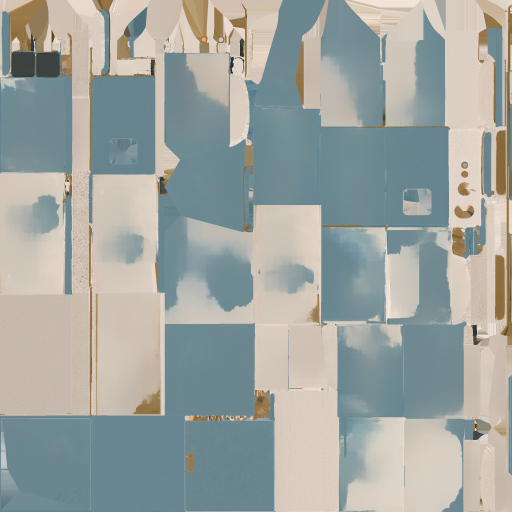
#> input picture tools/decokit/art/cabinet/atlas_0.png, 1024 x 1024 px (shown at 1/2 size)
$ python cabinet_tex.py
#> lines starting #> are read from the running program, lines starting #| are printed output that depends on the picture
### tools/decokit/ground_tex.py
"""Ground textures at the budget (brief 026 round 1, Vela): the old DecoKit's asphalt, granite kerb, gutter setts, paving flags and lawn,
ported from the store's derived sheets (SourceArt/DecoKit/Textures/derived, read-only) to the sizes the Air can afford, recoloured to the
26 Sep paintings, plus a park path made here. No bpy: python3 tools/decokit/ground_tex.py [out_dir]  (run.ts runs it before Blender).

Writes <out_dir>/ground_<role>_v1[_normal|_mask].png, the detail pair ground_asphalt_detail_v1[_normal].png, each with a .meta (a guid derived
from the file name, so the same input gives the same bytes; sRGB, normal-map type, BC7 / BC5 on Standalone, aniso 16) and ground.json (the
role table: file sizes, texels, BC7-with-mips MiB, tile metres, colours measured before and after). The budget is a table in this file.

Maps (Unity URP Lit, as the old kit): albedo sRGB; _normal OpenGL tangent (green up); _mask = R metallic 0, G occlusion, A smoothness
(the old pave sheets' packing, read as _MetallicGlossMap + _OcclusionMap). Sheets are periodic, so a mesh with UV = world metres / tile tiles seamlessly.

Colour: the sources were graded for the old city's HDRI. Each is moved (power curve per channel, so contrast and hue structure stay) to the mean of
the painting it must match: the 26 Sep mission block's road #797374 / #696970, its paving #D3CAB5..#E2D4C0, kerb and gutter paler and warmer than the
old blue-grey granite (the paintings' kerb is the pavement stone), lawn a green in the palms-and-hedges family (hue 108, brief 048). TARGET below holds each hex and why.
"""

import hashlib
import json
import math
import os
import sys
from pathlib import Path

import numpy as np
from PIL import Image

sys.path.insert(0, str(Path(__file__).parent))
from unity_mats import tex_guid  # noqa: E402  (no bpy there)

REPO = Path(__file__).resolve().parents[2]
STORE = Path(os.environ.get("SUBORNED_STORE", "~/Projects/the-suborned-store")).expanduser() / "source-art/DecoKit/Textures"
DER = STORE / "derived"
OUT = Path(sys.argv[1] if len(sys.argv) > 1 else os.environ.get("DECOKIT_GROUND") or REPO / "out/decokit-ground")

# name -> (target mean sRGB hex of the albedo, why)
TARGET = {
    "asphalt": ("#79757A", "painting road samples #797374 / #696970: warm-leaning violet grey; the old sheet was #807B74"),
    "kerb": ("#D0C9BB", "the paintings' kerb is the pavement stone, a touch greyer for form; the old granite was blue-grey #A2A9B7"),
    "gutter": ("#8D8A88", "darker than the kerb, a trace of the old setts' blue (#738497) kept so the kerb line reads"),
    "pavement": ("#D5CBB8", "painting paving #D3CAB5 / #CCBEAC / #E2D4C0; the old flags were #DFD5C7"),
    "lawn": ("#64875A", "hue 108 (brief 048, Glint: the long view sampled hue 71, olive; the old #74875A sat at hue 85): same value and saturation, hue turned toward the palms and hedges. Before: painted foliage olive, less saturated (round 2): the old #638449 and round 1 #6D8A4B read loud; stripes softened to 45 percent in lawn_soften"),
    "path": ("#D8CAAB", "warm sand hoggin, one step darker than the paving so a path reads against it"),
}

# role -> list of (suffix, size (w, h), kind) ; kind: a (albedo) n (normal) m (mask). Texels * 4/3 (mips) * 1 byte (BC7 / BC5).
PLAN = {
    "asphalt": dict(tile=(16.0, 16.0), src="asphalt_road_v1", maps=[("", (2048, 2048), "a"), ("_normal", (512, 512), "n"), ("_mask", (512, 512), "m")]),
    "asphalt_detail": dict(tile=(1.5, 1.5), src="asphalt_fine_v1", maps=[("", (512, 512), "da"), ("_normal", (1024, 1024), "n")]),
    "kerb": dict(tile=(0.5, 0.5), src="granite_kerb_v1", maps=[("", (512, 512), "a"), ("_normal", (512, 512), "n"), ("_mask", (256, 256), "m")]),
    "gutter": dict(tile=(4.0, 0.375), src="gutter_setts_v1", maps=[("", (2048, 192), "a"), ("_normal", (2048, 192), "n"), ("_mask", (2048, 192), "m")]),
    "pavement": dict(tile=(4.0, 4.0), src="pave_flags_v1", maps=[("", (2048, 2048), "a"), ("_normal", (1024, 1024), "n"), ("_mask", (512, 512), "m")]),
    "lawn": dict(tile=(8.0, 8.0), src="lawn_v1", maps=[("", (1536, 1536), "a"), ("_normal", (512, 512), "n")]),
    "path": dict(tile=(2.0, 2.0), src=None, maps=[("", (1024, 1024), "a"), ("_normal", (512, 512), "n")]),
}
# Reused as they are (already in the kit, already counted at their own size; DK_Terrazzo_Ivory is in unity/Assets/Suborned/Kit): the terrazzo pair, 1024 albedo + 1024 normal each.
REUSED = {"terrazzo_ivory_v1": [(1024, 1024), (1024, 1024)], "terrazzo_seafoam_v1": [(1024, 1024), (1024, 1024)]}
BUDGET_MIB = 30.0


def srgb_to_lin(c):
    return np.where(c <= 0.04045, c / 12.92, ((c + 0.055) / 1.055) ** 2.4)


def lin_to_srgb(c):
    c = np.clip(c, 0, 1)
    return np.where(c <= 0.0031308, c * 12.92, 1.055 * c ** (1 / 2.4) - 0.055)


def hex_rgb(h):
    h = h.lstrip("#")
    return np.array([int(h[i:i + 2], 16) / 255 for i in (0, 2, 4)])


def mean_hex(a):
    return "#%02X%02X%02X" % tuple(int(round(x * 255)) for x in lin_to_srgb(srgb_to_lin(a).reshape(-1, 3).mean(0)))


# [15 lines left out: function recolour, not called in this run]


KEEP = {"asphalt": .3, "pavement": .5}  # chroma kept from the sheet (granite default .25): the road sheet's warm stains and patches read pink-brown in sun, so its chroma varies less; the mean stays #79757A


# [20 lines left out: function recolour_grey, not called in this run]


ROLE = [""]  # the role being built (recolour_grey reads its KEEP)


# [13 lines left out: function lawn_soften, not called in this run]


def load_rgb(name):
    return np.asarray(Image.open(DER / f"{name}.png").convert("RGB")).astype(np.float32) / 255


# [13 lines left out: function resize, not called in this run]


def save(path, a):
    arr = (np.clip(a, 0, 1) * 255 + .5).astype(np.uint8)
    Image.fromarray(arr, "RGBA" if arr.shape[2] == 4 else "RGB").save(path, optimize=True)


# [61 lines left out: functions normal_from_height, periodic_noise, make_path, asphalt_mask, detail_albedo, not called in this run]


def meta_text(file, kind, size):
    """TextureImporter .meta: a name-derived guid, sRGB for albedo, normal-map type, BC7 (BC5 for normals) on Standalone, trilinear, aniso 16, repeat."""
    srgb = kind == "a"  # the detail albedo is LINEAR: URP Lit multiplies it x2, so 128 imports as 0.5 and is neutral; sRGB would read 0.216 and darken the road 2.3x (Latch probe, out/asphalt-probe)
    ttype = 1 if kind == "n" else 0
    fmt = 27 if kind == "n" else 25  # BC5 / BC7 (1 byte a texel each)
    guid = tex_guid(file)
    plat = lambda target, over: (  # noqa: E731
        f"  - serializedVersion: 4\n    buildTarget: {target}\n    maxTextureSize: {max(size)}\n    resizeAlgorithm: 0\n    textureFormat: {fmt if over else -1}\n"
        f"    textureCompression: 3\n    compressionQuality: 100\n    crunchedCompression: 0\n    allowsAlphaSplitting: 0\n    overridden: {1 if over else 0}\n"
        "    ignorePlatformSupport: 0\n    androidETC2FallbackOverride: 0\n    forceMaximumCompressionQuality_BC6H_BC7: 1\n")
    return (f"fileFormatVersion: 2\nguid: {guid}\nTextureImporter:\n  internalIDToNameTable: []\n  externalObjects: {{}}\n  serializedVersion: 13\n  mipmaps:\n"
            f"    mipMapMode: 0\n    enableMipMap: 1\n    sRGBTexture: {1 if srgb else 0}\n    linearTexture: 0\n    fadeOut: 0\n    borderMipMap: 0\n"
            "    mipMapsPreserveCoverage: 0\n    alphaTestReferenceValue: 0.5\n    mipMapFadeDistanceStart: 1\n    mipMapFadeDistanceEnd: 3\n"
            "  bumpmap:\n    convertToNormalMap: 0\n    externalNormalMap: 0\n    heightScale: 0.25\n    normalMapFilter: 0\n    flipGreenChannel: 0\n"
            "  isReadable: 0\n  streamingMipmaps: 0\n  streamingMipmapsPriority: 0\n  vTOnly: 0\n  ignoreMipmapLimit: 0\n  grayScaleToAlpha: 0\n  generateCubemap: 6\n"
            "  cubemapConvolution: 0\n  seamlessCubemap: 0\n  textureFormat: 1\n"
            f"  maxTextureSize: {max(size)}\n  textureSettings:\n    serializedVersion: 2\n    filterMode: 2\n    aniso: 16\n    mipBias: 0\n    wrapU: 0\n    wrapV: 0\n    wrapW: 0\n"
            "  nPOTScale: 1\n  lightmap: 0\n  compressionQuality: 100\n  spriteMode: 0\n  spriteExtrude: 1\n  spriteMeshType: 1\n  alignment: 0\n"
            "  spritePivot: {x: 0.5, y: 0.5}\n  spritePixelsToUnits: 100\n  spriteBorder: {x: 0, y: 0, z: 0, w: 0}\n  spriteGenerateFallbackPhysicsShape: 1\n"
            f"  alphaUsage: {1 if kind == 'm' else 0}\n  alphaIsTransparency: 0\n  spriteTessellationMethod: 0\n  spriteTessellationDetail: -1\n  spriteGeometrySubdivision: -1\n  textureType: {ttype}\n"
            "  textureShape: 1\n  singleChannelComponent: 0\n  flipbookRows: 1\n  flipbookColumns: 1\n  maxTextureSizeSet: 1\n  compressionQualitySet: 1\n  textureFormatSet: 1\n"
            "  ignorePngGamma: 0\n  applyGammaDecoding: 0\n  swizzle: 50462976\n  cookieLightType: 0\n  platformSettings:\n"
            + plat("DefaultTexturePlatform", False) + plat("Standalone", True)
            + "  spriteSheet:\n    serializedVersion: 2\n    sprites: []\n    outline: []\n    customData: \n    physicsShape: []\n    bones: []\n    spriteID: \n"
            "    internalID: 0\n    vertices: []\n    indices: \n    edges: []\n    weights: []\n    secondaryTextures: []\n    spriteCustomMetadata:\n      entries: []\n"
            "    nameFileIdTable: {}\n  mipmapLimitGroupName: \n  pSDRemoveMatte: 0\n  userData: \n  assetBundleName: \n  assetBundleVariant: \n")


# [64 lines left out: function build, not called in this run]


# [2 lines that do not run on import are left out]

### tools/decokit/unity_mats.py
"""Unity .mat files for the DecoKit materials the legacy kit never had (v0.17 accents, planets, beacon) and the ones retuned
by mats.WORLD_RETUNE. Data-driven from decokit_materials.json (= mats.LIB); no bpy. Written to <out>/Materials/<name>.mat + .meta.

Which: untextured enamel / metal / emit rows with no .mat in the legacy kit root (the DecoKit the catalogue reads), plus the
retuned names. A name the legacy kit has (the retuned ones) keeps the legacy guid (prefabs and importers bind by it), read from
the legacy root: unity/Assets/Suborned/Kit is git-ignored and only there after `bun run kit`, so a fresh checkout gave other
bytes. A new name gets a guid derived from the name, so the same table gives the same bytes. URP Lit, the layout of the kit's existing mats."""

import hashlib
import json
import os
import re
from pathlib import Path

LIT = "2529b42165e1d45a8bcfb0013bb5aba3"       # the shader guid every kit .mat uses (Complex Lit for enamel: 206122...)
COMPLEX = "206122040e60d470e92cddeccf1aacf6"
SUPPORTED = ("enamel", "metal", "brass", "emit", "ceramic", "stone", "chrome", "rubber")


# [13 lines left out: functions legacy_roots, legacy_mats, not called in this run]


def tex_guid(file):
    """The guid of a texture this generator writes (ground_tex.py, lit_art_text): derived from the file name, so the same table gives the same bytes."""
    return hashlib.md5(f"suborned.decokit.tex/{file}".encode()).hexdigest()


def _lin(c):
    return c / 12.92 if c <= 0.04045 else ((c + 0.055) / 1.055) ** 2.4


def _f(x):
    return f"{x:.8g}"


# [7 lines left out: function _guid, not called in this run]


def _fid(name):
    return -int.from_bytes(hashlib.sha256(f"suborned.decokit.matversion/{name}".encode()).digest()[:8], "big") >> 1 or -1


# [36 lines left out: function mat_text, not called in this run]


def meta_text(name, legacy):
    return ("fileFormatVersion: 2\nguid: " + _guid(name, legacy) + "\nNativeFormatImporter:\n  externalObjects: {}\n  mainObjectFileID: 2100000\n  userData: \n"
            "  assetBundleName: \n  assetBundleVariant: \n")


# [136 lines left out: functions clear_text, film_text, lit_art_text, pbr_text, robot_enamel_text, write, not called in this run]

### tools/decokit/cabinet_tex.py
"""CivicCabinet textures (Vela, 2026-10-20): the control cabinet's atlas maps from art/cabinet/ (the old city's v2 runtime set, 1024 px), as the Unity maps the .mats read:
  cabinet_atlas_v1.png / _normal.png / _mask.png   albedo (sRGB), tangent normal, mask (R metallic, G occlusion 255, A smoothness = 1 - the source roughness)
  cabinet_gold_v1.png / _normal.png / _mask.png    the district's shared gold at 256 px; metallic 0.8 as the old cabinet's SatinBrass, roughness from its ORM green
glTF packs metallic-roughness as B and G of Image_1. No Blender: numpy and Pillow. python3 tools/decokit/cabinet_tex.py [out_dir] (run.ts does)."""

import json
import sys
from pathlib import Path

import numpy as np
from PIL import Image

sys.path.insert(0, str(Path(__file__).parent))
from ground_tex import OUT, meta_text  # noqa: E402

ART = Path(__file__).resolve().parent / "art/cabinet"


def rgb(p):
    return np.asarray(Image.open(p).convert("RGB"))
#> returned value is the input picture: shape (1024, 1024, 3); mean R, G, B 159, 165, 161
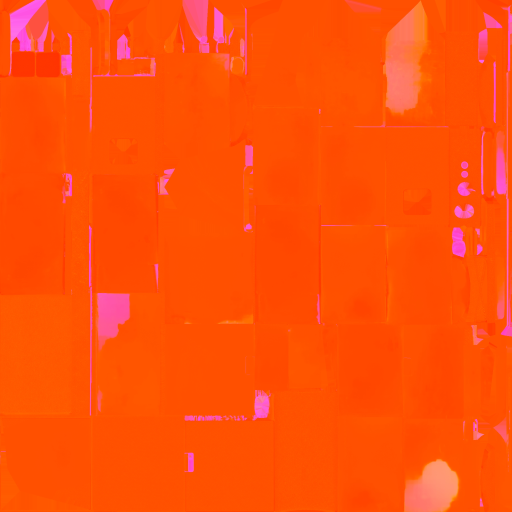
#> input picture tools/decokit/art/cabinet/atlas_1.png, 1024 x 1024 px (shown at 1/2 size)
#> in rgb, returned value is the input picture: shape (1024, 1024, 3); mean R, G, B 254.8, 80.8, 8.8
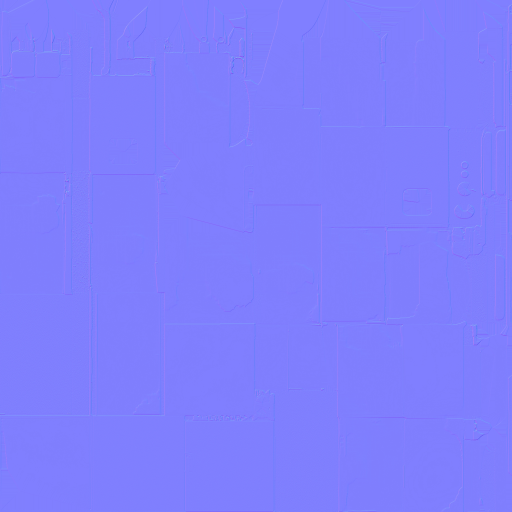
#> input picture tools/decokit/art/cabinet/atlas_2.png, 1024 x 1024 px (shown at 1/2 size)
#> in rgb, returned value is the input picture: shape (1024, 1024, 3); mean R, G, B 127.3, 126.6, 253.6


def save(name, arr, kind, files):
    im = Image.fromarray(arr.astype(np.uint8), "RGBA" if arr.shape[-1] == 4 else "RGB")
    im.save(OUT / name, optimize=True)
    (OUT / f"{name}.meta").write_text(meta_text(name, kind, im.size))
    files.append(dict(file=name, size=list(im.size), kind=kind))


def build():
    OUT.mkdir(parents=True, exist_ok=True)
    files = []
    base, orm, nrm = rgb(ART / "atlas_0.png"), rgb(ART / "atlas_1.png"), rgb(ART / "atlas_2.png")
    save("cabinet_atlas_v1.png", base, "a", files)
    save("cabinet_atlas_v1_normal.png", nrm, "n", files)
    save("cabinet_atlas_v1_mask.png", np.dstack([orm[..., 2], np.full(orm.shape[:2], 255, np.uint8), np.zeros(orm.shape[:2], np.uint8), 255 - orm[..., 1]]), "m", files)
#> call 3 of save, with name = 'cabinet_atlas_v1_mask.png', kind = 'm'
#> in save (call 3), `im = Image.fromarray(arr.astype(np.uint8), "RGBA" if arr.shape[-1] == ..`:
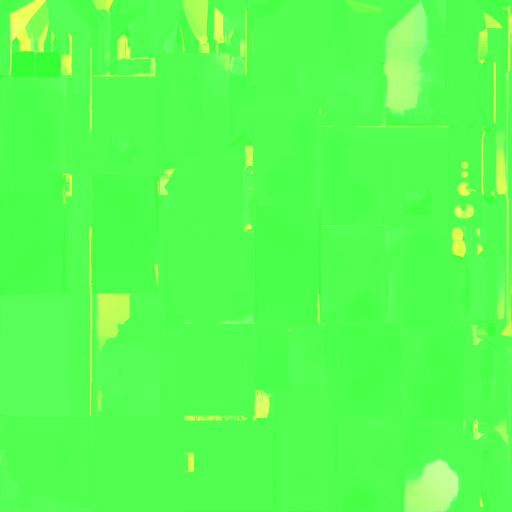
#> im: PIL image 1024x1024 RGBA (shown at 1/2 size); mean R, G, B, A 8.8, 255, 0, 174.2; transparent parts drawn white
    gb, go, gn = rgb(ART / "gold_base.png"), rgb(ART / "gold_orm.png"), rgb(ART / "gold_normal.png")
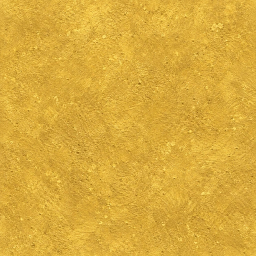
#> input picture tools/decokit/art/cabinet/gold_base.png, 256 x 256 px
#> in rgb, returned value is the input picture: shape (256, 256, 3); mean R, G, B 217.8, 171.7, 60.1
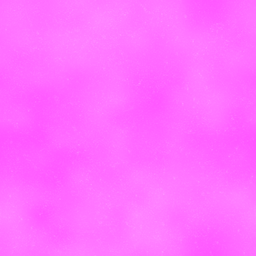
#> input picture tools/decokit/art/cabinet/gold_orm.png, 256 x 256 px
#> in rgb, returned value is the input picture: shape (256, 256, 3); mean R, G, B 255, 110.9, 255
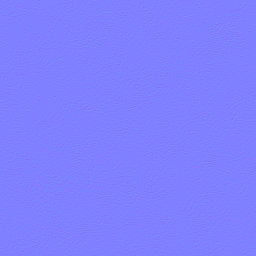
#> input picture tools/decokit/art/cabinet/gold_normal.png, 256 x 256 px
#> in rgb, returned value is the input picture: shape (256, 256, 3); mean R, G, B 127.5, 127.5, 254.9
    save("cabinet_gold_v1.png", gb, "a", files)
    save("cabinet_gold_v1_normal.png", gn, "n", files)
    save("cabinet_gold_v1_mask.png", np.dstack([np.full(go.shape[:2], 204, np.uint8), np.full(go.shape[:2], 255, np.uint8), np.zeros(go.shape[:2], np.uint8), 255 - go[..., 1]]), "m", files)
#> in save (call 6), `im = Image.fromarray(arr.astype(np.uint8), "RGBA" if arr.shape[-1] == ..`:
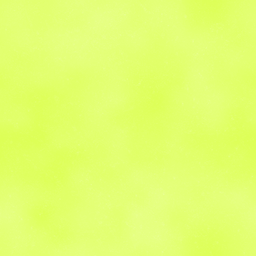
#> im: PIL image 256x256 RGBA; mean R, G, B, A 204, 255, 0, 144.1; transparent parts drawn white
    (OUT / "cabinet-tex.json").write_text(json.dumps(dict(schema="suborned.cabinettex/1", files=files), indent=1))
    print(f"[cabinet-tex] {len(files)} files -> {OUT}")


if __name__ == "__main__":
    build()
